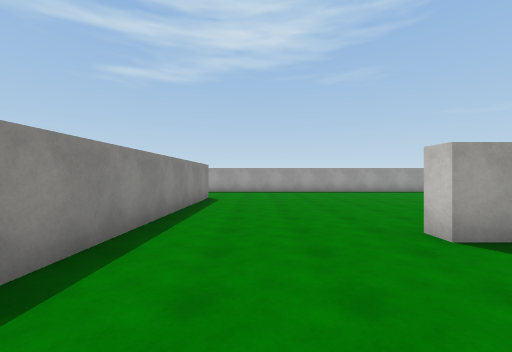
View 1 (above)

24 first-person views from a walk through a Unity game level. The camera is 1.5 m above the floor, looks level and sees 90° across. The floor is counted in squares, 2 m on a side. Each view is taken from the middle of a square. On the plan, view 1 faces up. The plan holds only what a view shows up to about 9 squares ahead; the rest is blank. The place goes on beyond the plan. The player is left out. Some animated figures are not drawn. Surface patterns are stand-ins for the level's own textures.

View 2
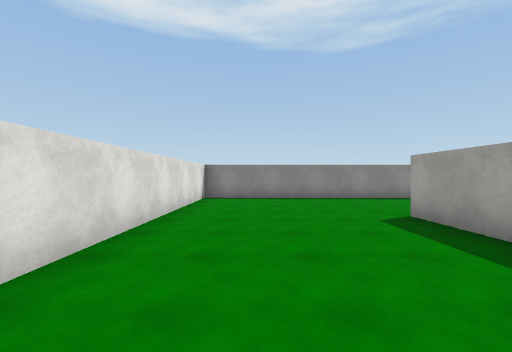

View 3
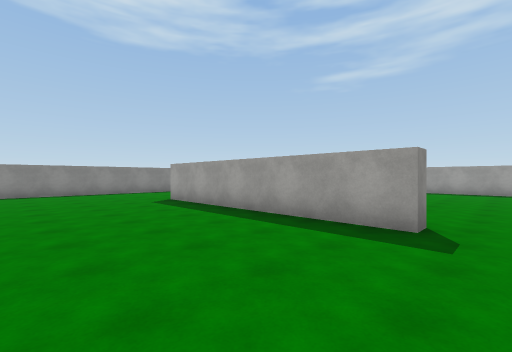

View 4
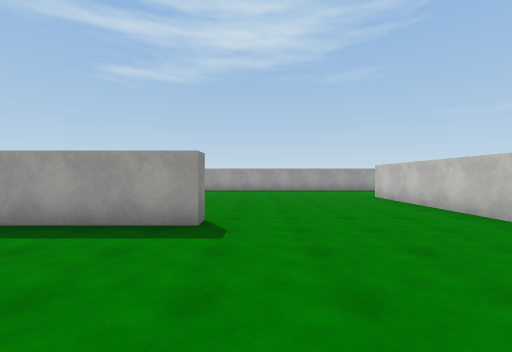

View 5
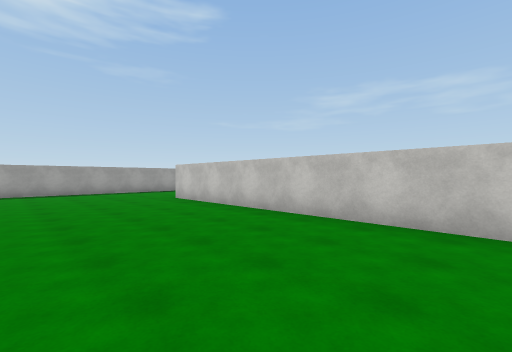

View 6
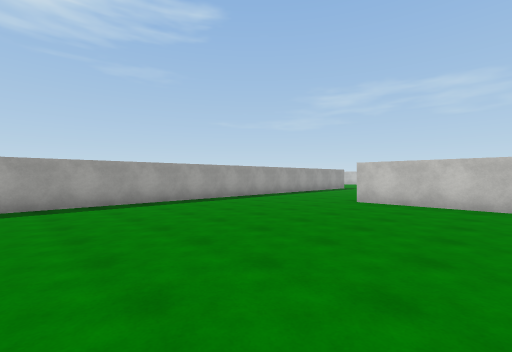

View 7
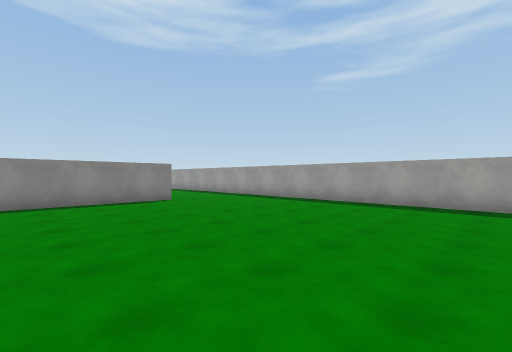

View 8
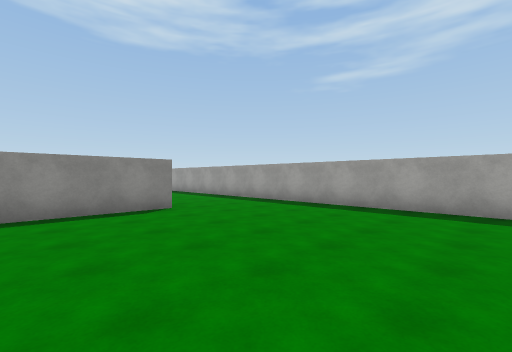

View 9
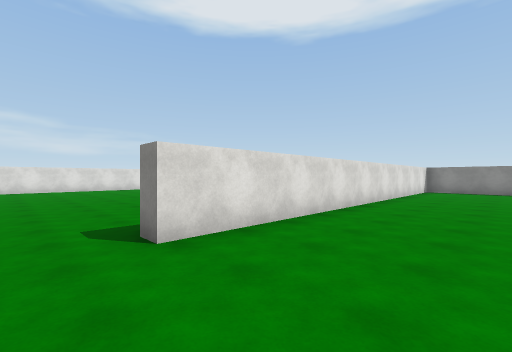

View 10
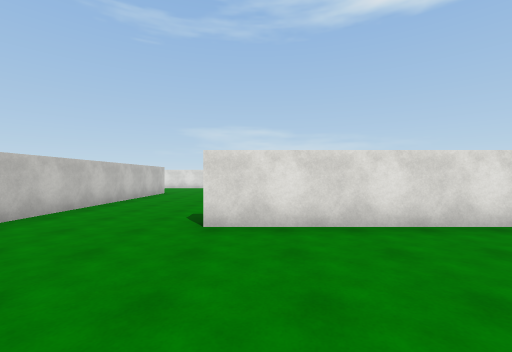

View 11
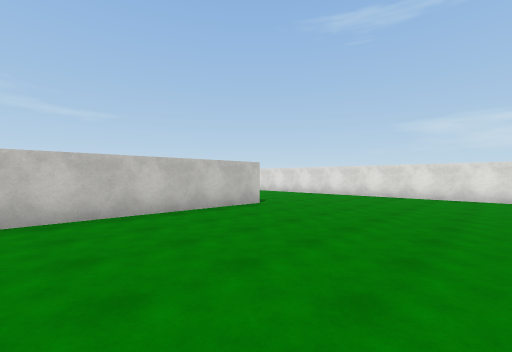

View 12
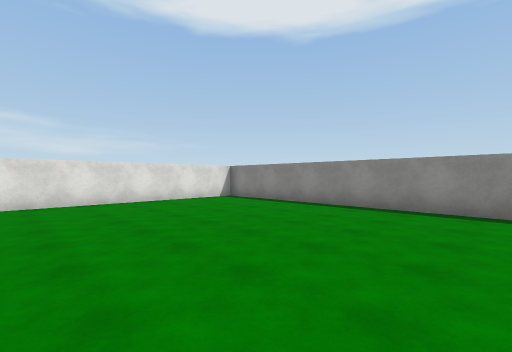

View 13
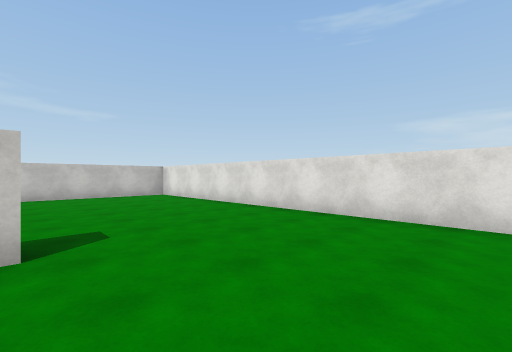

View 14
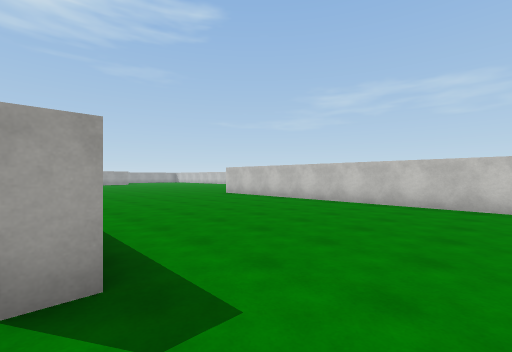

View 15
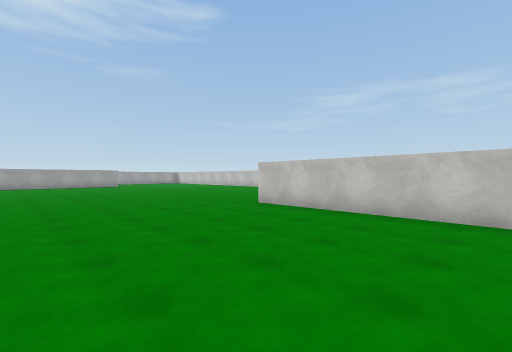

View 16
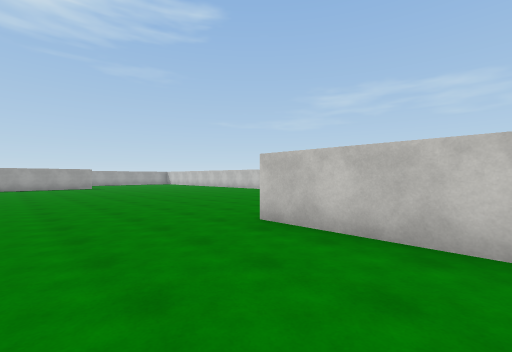

View 17
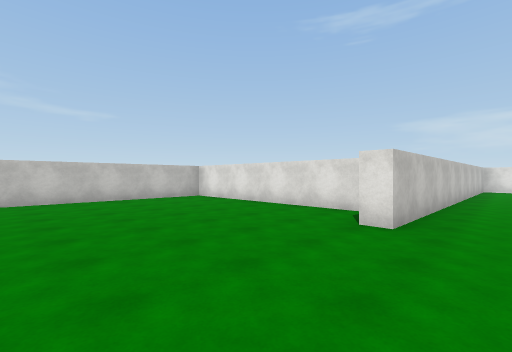

View 18
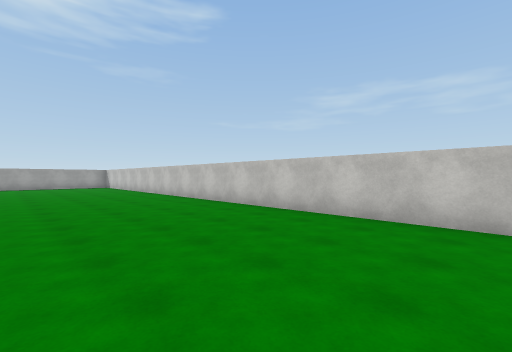

View 19
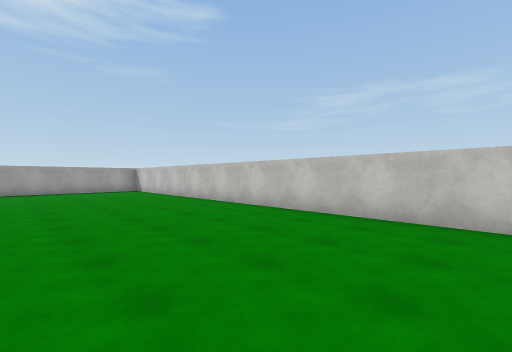

View 20
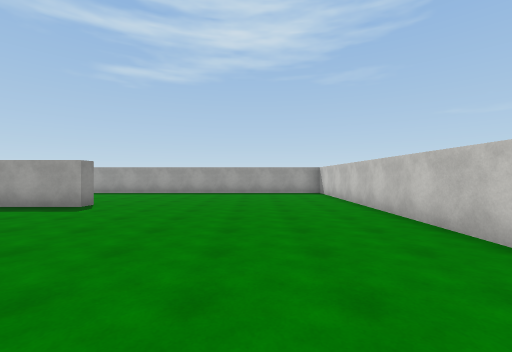

View 21
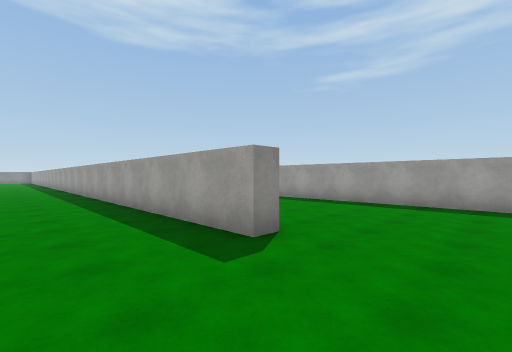

View 22
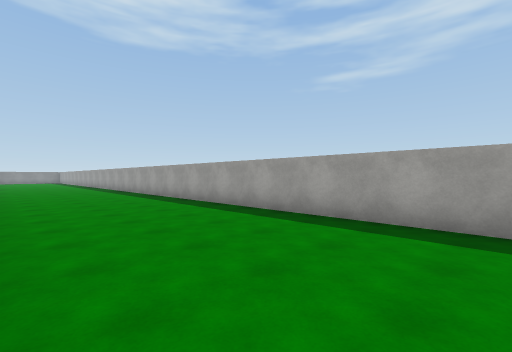

View 23
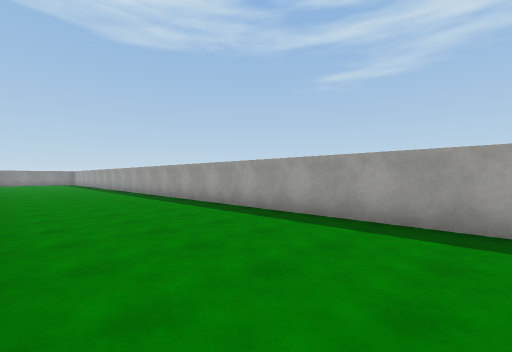

View 24
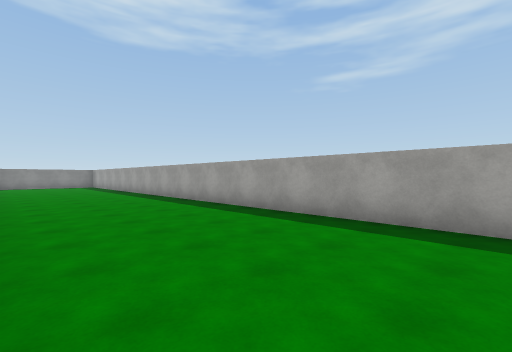

### Floor plan
Points are (right, up) in squares from view 1. A wall is a line through its corners. A room is listed if a view was taken in it or the views show most of it. See-through windows are left out.
Room 1 (views 1, 2, 3, 4, 5, 6, 7, 8, 9, 10)
walls: (9.1, 3.4) (9.1, 2.9) (2.2, 2.9) (2.2, 3.4); (-1.6, 8.9) (-1.8, -1.8) (10.8, -1.8); (14.1, 0) (14.3, 8.2); (14.6, 12.2) (-2.6, 12.2)
ways out: opening at (12, -1.3) to room 2; opening at (15, 10) to room 2; opening at (-3, 10)
Room 2 (views 11, 12, 13, 14, 15, 16, 17, 18, 19, 20, 21, 22, 23, 24)
walls: (10.8, -1.8) (10.8, -2.2); (22.2, -3.4) (27.4, -3.4); (21.8, 12.8) (21.8, 12.2) (14.6, 12.2); (14.5, -9.1) (14, -9.1) (14.1, -2); (28.5, -2.4) (28.8, 15); (4.9, -6) (4.8, -12.5); (24, 17.3) (1.5, 17.3); (21, -11.8) (21.2, -1.8) (21.8, -1.8); (5.9, -13.6) (19.1, -13.6)
ways out: opening at (12, -1.3) to room 1; opening at (15, 10) to room 1

Positions as (right, up) in squares from view 1, and headings:
1: (0, 0), facing up
2: (7, 0), facing left
3: (10, -1), facing up-left
4: (10, -1), facing up
5: (10, 0), facing up-right
6: (7, 5), facing up-right
7: (6, 5), facing up-left
8: (4, 6), facing up-left
9: (12, 1), facing down-left
10: (10, 2), facing down
11: (9, -4), facing down-right
12: (11, -6), facing down-left
13: (11, -9), facing down-right
14: (14, -11), facing up-right
15: (16, -7), facing up-right
16: (18, -5), facing up-right
17: (20, 2), facing down-right
18: (24, -1), facing up-right
19: (24, 4), facing up-right
20: (26, 6), facing up
21: (24, 10), facing up-left
22: (23, 13), facing up-left
23: (16, 13), facing up-left
24: (10, 13), facing up-left
